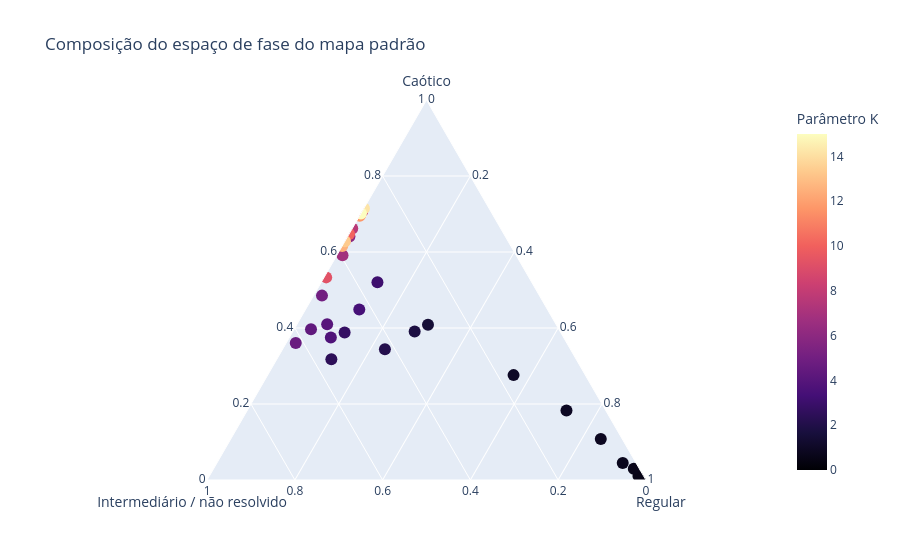

This figure's notebook cell:
### Code cell
fig = go.Figure(
    go.Scatterternary(
        a=chaotic_fractions,
        b=intermediate_fractions,
        c=regular_fractions,
        mode="markers",
        marker=dict(
            size=12,
            color=K_values,
            colorscale="Magma",
            showscale=True,
            colorbar=dict(title="Parâmetro K"),
        ),
        showlegend=False,
    )
)

fig.update_layout(
    title="Composição do espaço de fase do mapa padrão",
    ternary=dict(
        sum=1,
        aaxis_title="Caótico",
        baxis_title="Intermediário / não resolvido",
        caxis_title="Regular",
    ),
)

fig.show()

### Figure 1 — Plotly figure (JSON) as saved in the notebook; plotly's stock layout.template omitted (floating-point values rounded to 4 significant figures)
{"data": [{"a": [0, 0.0016, 0.0016, 0.0016, 0.002, 0.0064, 0.0108, 0.0296, 0.0448, 0.108, 0.1828, 0.276, 0.4084, 0.3908, 0.344, 0.3176, 0.3884, 0.5204, 0.4488, 0.3752, 0.4096, 0.3968, 0.3608, 0.4852, 0.6408, 0.5916, 0.6616, 0.7072, 0.5332, 0.6472, 0.698, 0.6956, 0.616, 0.6284, 0.7148, 0.7012], "b": [0, 0, 0, 0, 0.0004, 0.0012, 0.0116, 0.0128, 0.0304, 0.0488, 0.0896, 0.1636, 0.2924, 0.3316, 0.4228, 0.558, 0.4924, 0.3516, 0.4288, 0.5304, 0.5216, 0.5648, 0.6176, 0.4956, 0.3552, 0.3956, 0.3384, 0.2928, 0.462, 0.3528, 0.302, 0.3044, 0.384, 0.3716, 0.2852, 0.2988], "c": [1, 0.9984, 0.9984, 0.9984, 0.9976, 0.9924, 0.9776, 0.9576, 0.9248, 0.8432, 0.7276, 0.5604, 0.2992, 0.2776, 0.2332, 0.1244, 0.1192, 0.128, 0.1224, 0.0944, 0.0688, 0.0384, 0.0216, 0.0192, 0.004, 0.0128, 0, 0, 0.0048, 0, 0, 0, 0, 0, 0, 0], "marker": {"color": [0.0, 0.09091, 0.1818, 0.2727, 0.3636, 0.4545, 0.5455, 0.6364, 0.7273, 0.8182, 0.9091, 1.0, 1.5, 1.818, 2.136, 2.455, 2.773, 3.091, 3.409, 3.727, 4.045, 4.364, 4.682, 5.0, 6.0, 6.818, 7.636, 8.455, 9.273, 10.09, 10.91, 11.73, 12.55, 13.36, 14.18, 15.0], "colorbar": {"title": {"text": "Parâmetro K"}}, "colorscale": [[0, "#000004"], [0.1111, "#180f3d"], [0.2222, "#440f76"], [0.3333, "#721f81"], [0.4444, "#9e2f7f"], [0.5556, "#cd4071"], [0.6667, "#f1605d"], [0.7778, "#fd9668"], [0.8889, "#feca8d"], [1, "#fcfdbf"]], "showscale": true, "size": 12}, "mode": "markers", "showlegend": false, "type": "scatterternary"}], "layout": {"ternary": {"aaxis": {"title": {"text": "Caótico"}}, "baxis": {"title": {"text": "Intermediário / não resolvido"}}, "caxis": {"title": {"text": "Regular"}}, "sum": 1}, "title": {"text": "Composição do espaço de fase do mapa padrão"}}}
